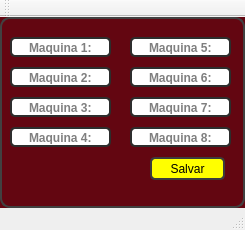
<?xml version="1.0" encoding="UTF-8"?>
<ui version="4.0">
 <class>MainWindow</class>
 <widget class="QMainWindow" name="MainWindow">
  <property name="geometry">
   <rect>
    <x>0</x>
    <y>0</y>
    <width>245</width>
    <height>230</height>
   </rect>
  </property>
  <property name="minimumSize">
   <size>
    <width>245</width>
    <height>230</height>
   </size>
  </property>
  <property name="maximumSize">
   <size>
    <width>245</width>
    <height>230</height>
   </size>
  </property>
  <property name="windowTitle">
   <string>Cartão</string>
  </property>
  <property name="windowIcon">
   <iconset>
    <normaloff>:/ICON/projetoFechamentoCx.png</normaloff>:/ICON/projetoFechamentoCx.png</iconset>
  </property>
  <property name="styleSheet">
   <string notr="true"/>
  </property>
  <widget class="QWidget" name="centralwidget">
   <property name="styleSheet">
    <string notr="true">background-color: rgb(99, 6, 17);
color: rgb(0, 0, 0);</string>
   </property>
   <layout class="QHBoxLayout" name="horizontalLayout">
    <property name="spacing">
     <number>0</number>
    </property>
    <property name="leftMargin">
     <number>0</number>
    </property>
    <property name="topMargin">
     <number>0</number>
    </property>
    <property name="rightMargin">
     <number>0</number>
    </property>
    <property name="bottomMargin">
     <number>0</number>
    </property>
    <item>
     <widget class="QFrame" name="telaCartao">
      <property name="maximumSize">
       <size>
        <width>255</width>
        <height>215</height>
       </size>
      </property>
      <property name="styleSheet">
       <string notr="true">

QFrame{
background-color: rgb(99, 6, 17);
border-radius: 10px;
border: 2px solid rgb(65, 65, 65);
	color: rgb(0, 0, 0);
}

QFrame:houver{
	border: 2px solid rgb(65, 65, 65);
background-position: center;

}</string>
      </property>
      <property name="frameShape">
       <enum>QFrame::NoFrame</enum>
      </property>
      <property name="frameShadow">
       <enum>QFrame::Raised</enum>
      </property>
      <widget class="QLineEdit" name="lineCartao1">
       <property name="geometry">
        <rect>
         <x>10</x>
         <y>20</y>
         <width>101</width>
         <height>20</height>
        </rect>
       </property>
       <property name="font">
        <font>
         <weight>75</weight>
         <bold>true</bold>
        </font>
       </property>
       <property name="styleSheet">
        <string notr="true">

QLineEdit{
	border: 2px solid rgb(45, 45, 45);
 	border-radius: 5px;
    padding: 15px;
    color: rgb(0, 0, 0);
	background-color: rgb(255, 255, 255);
}
QLineEdit:hover{
	border: 2px solid rgb(55, 55, 55);
}
QLineEdit:focus{
	border: 2px solid rgb(255, 207, 0);
     color: rgb(0, 0, 0);
}</string>
       </property>
       <property name="placeholderText">
        <string>Maquina 1:</string>
       </property>
      </widget>
      <widget class="QLineEdit" name="lineCartao3">
       <property name="geometry">
        <rect>
         <x>10</x>
         <y>80</y>
         <width>101</width>
         <height>20</height>
        </rect>
       </property>
       <property name="font">
        <font>
         <weight>75</weight>
         <bold>true</bold>
        </font>
       </property>
       <property name="styleSheet">
        <string notr="true">

QLineEdit{
	border: 2px solid rgb(45, 45, 45);
 	border-radius: 5px;
    padding: 15px;
    color: rgb(0, 0, 0);
	background-color: rgb(255, 255, 255);
}
QLineEdit:hover{
	border: 2px solid rgb(55, 55, 55);
}
QLineEdit:focus{
	border: 2px solid rgb(255, 207, 0);
     color: rgb(0, 0, 0);
}</string>
       </property>
       <property name="placeholderText">
        <string>Maquina 3:</string>
       </property>
      </widget>
      <widget class="QLineEdit" name="lineCartao7">
       <property name="geometry">
        <rect>
         <x>130</x>
         <y>80</y>
         <width>101</width>
         <height>20</height>
        </rect>
       </property>
       <property name="font">
        <font>
         <weight>75</weight>
         <bold>true</bold>
        </font>
       </property>
       <property name="styleSheet">
        <string notr="true">

QLineEdit{
	border: 2px solid rgb(45, 45, 45);
 	border-radius: 5px;
    padding: 15px;
    color: rgb(0, 0, 0);
	background-color: rgb(255, 255, 255);
}
QLineEdit:hover{
	border: 2px solid rgb(55, 55, 55);
}
QLineEdit:focus{
	border: 2px solid rgb(255, 207, 0);
     color: rgb(0, 0, 0);
}</string>
       </property>
       <property name="placeholderText">
        <string>Maquina 7:</string>
       </property>
      </widget>
      <widget class="QLineEdit" name="lineCartao6">
       <property name="geometry">
        <rect>
         <x>130</x>
         <y>50</y>
         <width>101</width>
         <height>20</height>
        </rect>
       </property>
       <property name="font">
        <font>
         <weight>75</weight>
         <bold>true</bold>
        </font>
       </property>
       <property name="styleSheet">
        <string notr="true">

QLineEdit{
	border: 2px solid rgb(45, 45, 45);
 	border-radius: 5px;
    padding: 15px;
    color: rgb(0, 0, 0);
	background-color: rgb(255, 255, 255);
}
QLineEdit:hover{
	border: 2px solid rgb(55, 55, 55);
}
QLineEdit:focus{
	border: 2px solid rgb(255, 207, 0);
     color: rgb(0, 0, 0);
}</string>
       </property>
       <property name="placeholderText">
        <string>Maquina 6:</string>
       </property>
      </widget>
      <widget class="QLineEdit" name="lineCartao4">
       <property name="geometry">
        <rect>
         <x>10</x>
         <y>110</y>
         <width>101</width>
         <height>20</height>
        </rect>
       </property>
       <property name="font">
        <font>
         <weight>75</weight>
         <bold>true</bold>
        </font>
       </property>
       <property name="styleSheet">
        <string notr="true">

QLineEdit{
	border: 2px solid rgb(45, 45, 45);
 	border-radius: 5px;
    padding: 15px;
    color: rgb(0, 0, 0);
	background-color: rgb(255, 255, 255);
}
QLineEdit:hover{
	border: 2px solid rgb(55, 55, 55);
}
QLineEdit:focus{
	border: 2px solid rgb(255, 207, 0);
     color: rgb(0, 0, 0);
}</string>
       </property>
       <property name="placeholderText">
        <string>Maquina 4:</string>
       </property>
      </widget>
      <widget class="QLineEdit" name="lineCartao2">
       <property name="geometry">
        <rect>
         <x>10</x>
         <y>50</y>
         <width>101</width>
         <height>20</height>
        </rect>
       </property>
       <property name="font">
        <font>
         <weight>75</weight>
         <bold>true</bold>
        </font>
       </property>
       <property name="styleSheet">
        <string notr="true">

QLineEdit{
	border: 2px solid rgb(45, 45, 45);
 	border-radius: 5px;
    padding: 15px;
    color: rgb(0, 0, 0);
	background-color: rgb(255, 255, 255);
}
QLineEdit:hover{
	border: 2px solid rgb(55, 55, 55);
}
QLineEdit:focus{
	border: 2px solid rgb(255, 207, 0);
     color: rgb(0, 0, 0);
}</string>
       </property>
       <property name="placeholderText">
        <string>Maquina 2:</string>
       </property>
      </widget>
      <widget class="QLineEdit" name="lineCartao5">
       <property name="geometry">
        <rect>
         <x>130</x>
         <y>20</y>
         <width>101</width>
         <height>20</height>
        </rect>
       </property>
       <property name="font">
        <font>
         <weight>75</weight>
         <bold>true</bold>
        </font>
       </property>
       <property name="styleSheet">
        <string notr="true">

QLineEdit{
	border: 2px solid rgb(45, 45, 45);
 	border-radius: 5px;
    padding: 15px;
    color: rgb(0, 0, 0);
	background-color: rgb(255, 255, 255);
}
QLineEdit:hover{
	border: 2px solid rgb(55, 55, 55);
}
QLineEdit:focus{
	border: 2px solid rgb(255, 207, 0);
     color: rgb(0, 0, 0);
}</string>
       </property>
       <property name="placeholderText">
        <string>Maquina 5:</string>
       </property>
      </widget>
      <widget class="QLineEdit" name="lineCartao8">
       <property name="geometry">
        <rect>
         <x>130</x>
         <y>110</y>
         <width>101</width>
         <height>20</height>
        </rect>
       </property>
       <property name="font">
        <font>
         <weight>75</weight>
         <bold>true</bold>
        </font>
       </property>
       <property name="styleSheet">
        <string notr="true">

QLineEdit{
	border: 2px solid rgb(45, 45, 45);
 	border-radius: 5px;
    padding: 15px;
    color: rgb(0, 0, 0);
	background-color: rgb(255, 255, 255);
}
QLineEdit:hover{
	border: 2px solid rgb(55, 55, 55);
}
QLineEdit:focus{
	border: 2px solid rgb(255, 207, 0);
     color: rgb(0, 0, 0);
}</string>
       </property>
       <property name="placeholderText">
        <string>Maquina 8:</string>
       </property>
      </widget>
      <widget class="QPushButton" name="salvarCartao">
       <property name="geometry">
        <rect>
         <x>150</x>
         <y>140</y>
         <width>75</width>
         <height>23</height>
        </rect>
       </property>
       <property name="styleSheet">
        <string notr="true">QPushButton{
 	border: 2px solid rgb(60, 60, 60);
	background-color: rgb(255, 255, 0);
	border-radius: 5px;
}

QPushButton:hover{
 	border: 2px solid rgb(255, 255, 0);
	background-color: rgb(255, 255, 0);
}

QPushButton:pressed{
 	border: 2px solid rgb(205, 205, 24);
	background-color: rgb(200, 205, 205);
    
	color: rgb(35, 35, 35);
}</string>
       </property>
       <property name="text">
        <string>Salvar</string>
       </property>
      </widget>
     </widget>
    </item>
   </layout>
  </widget>
  <widget class="QMenuBar" name="menubar">
   <property name="geometry">
    <rect>
     <x>0</x>
     <y>0</y>
     <width>245</width>
     <height>21</height>
    </rect>
   </property>
  </widget>
  <widget class="QStatusBar" name="statusbar"/>
  <widget class="QToolBar" name="toolBar">
   <property name="windowTitle">
    <string>toolBar</string>
   </property>
   <attribute name="toolBarArea">
    <enum>TopToolBarArea</enum>
   </attribute>
   <attribute name="toolBarBreak">
    <bool>false</bool>
   </attribute>
  </widget>
 </widget>
 <resources>
  <include location="folder_rc.qrc"/>
 </resources>
 <connections/>
</ui>
